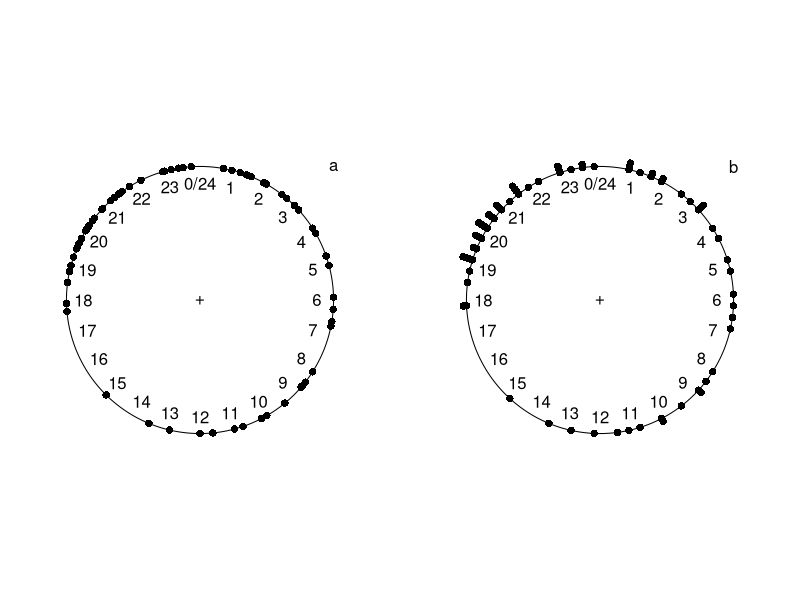
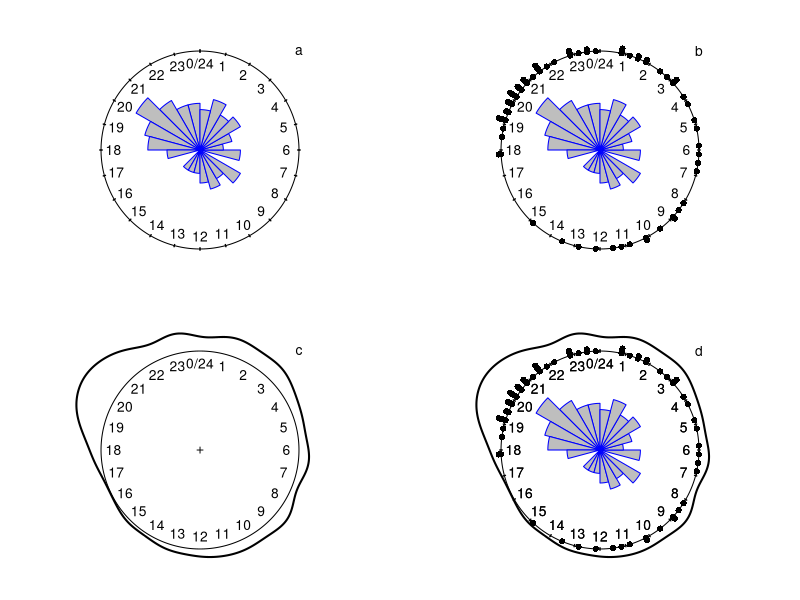
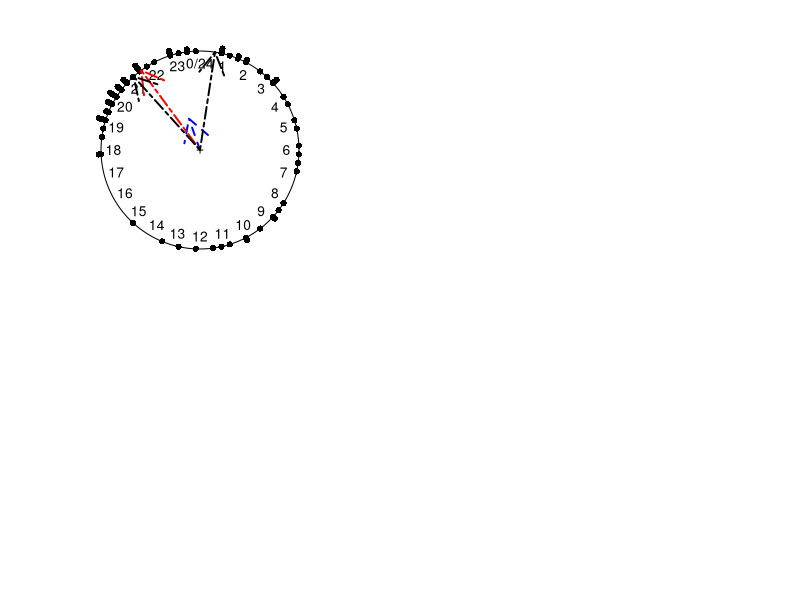
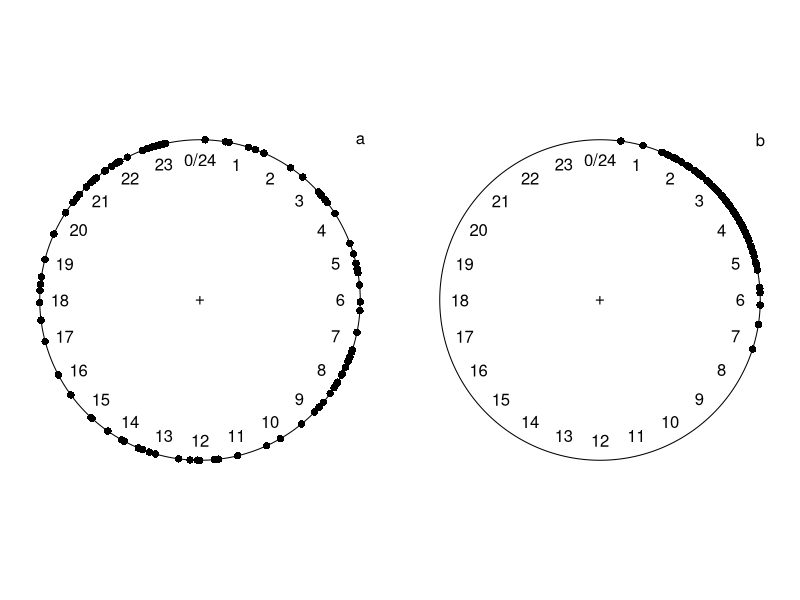
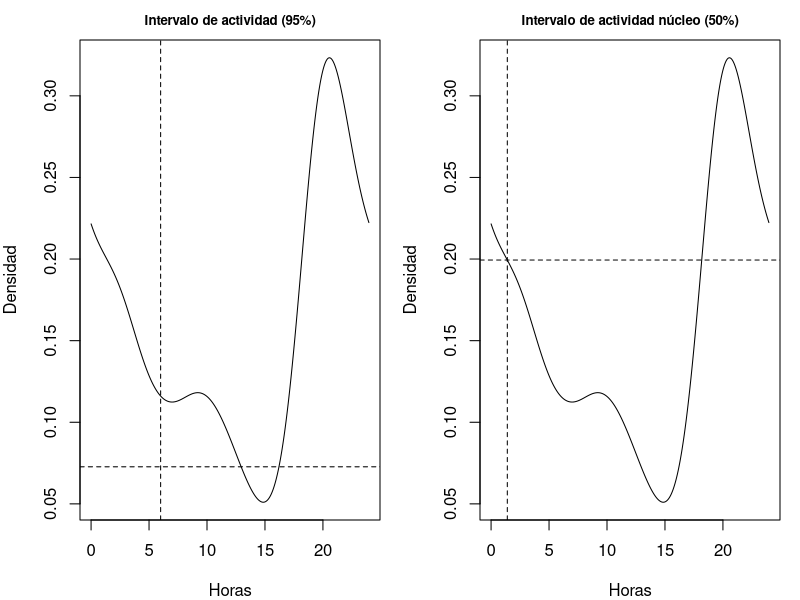

Recreate these plots in R, in order.
##############################################################
# Mandujano, S. y L.A. Pérez-Solano. (Eds.). 2019. Fototrampeo en R: organización y análisis de datos. Volumen I. Instituto de Ecología A.C., Xalapa, Ver., México. 248 pp. ISBN: 978-607-7579-90-8
########################################################
# CAPÍTULO 10
# Análisis de la actividad: circular
# Mariano Avendaño
########################################################

library(circular)

base <- read.csv("Cap.10/BASE_ACTIVIDAD.csv", header = T)
View(base)

coyote <- subset(base, base$Especies == "Canis latrans")
conejo <- subset(base, base$Especies == "Sylvilagus floridanus")

coy_circular <- circular(coyote$Hora_Decimal, units = "hour", template = "clock24", rotation = "clock", zero = pi/2)
head(coy_circular, 5)

con_circular <- circular(conejo$Hora_Decimal, units = "hour", template = "clock24", rotation = "clock", zero = pi/2)
head(con_circular, 5)

#Fig. 10.3
par(mfrow = c(1,2), mar = c(1,1,1,1))
plot.circular(coy_circular, shrink = 1.2)
text(x = 1, y = 1, labels = "a")
plot.circular(coy_circular, shrink = 1.2, stack = T)
text(x = 1, y = 1, labels = "b")

#Fig. 4:
par(mfrow = c(2, 2), mar = c(1, 1, 1, 1))

#Figura 4a
rose.diag(coy_circular, bins = 24, ticks = T, prop = 2, pch = 21, border = "blue", col = "gray", shrink = 1.2) 
text(x = 1, y = 1, labels = "a")
rose.diag(coy_circular, bins = 24, ticks = T, prop = 2, pch = 21, border = "blue", col = "gray", shrink = 1.2) 

#Figura 4b
points.circular(coy_circular, stack = T)  
text(x = 1, y = 1, labels = "b")
plot(density.circular(coy_circular, bw=40), lwd=2, lty=1, main = "", shrink = 1.2) 

#Figura 4c
text(x = 1, y = 1, labels = "c")
plot(density.circular(coy_circular, bw=40), lwd=2, lty=1, main = "", shrink = 1.2) 

#Figura 4d
text(x = 1, y = 1, labels = "d")
points.circular(coy_circular, stack = T) 
rose.diag(coy_circular, bins = 24, ticks = T, prop = 2, pch = 21, border = "blue", col = "gray", add = T) 

mean.circular(coy_circular) 
median.circular(coy_circular) 

rho.circular(coy_circular)

angular.deviation(coy_circular) 

sd.circular(coy_circular) 

mle.vonmises.bootstrap.ci(coy_circular, alpha = 0.05, reps = 1000)

#Fig. 10.5
plot.circular(coy_circular, shrink = 1.2, stack = T)

#Graficando la media y longitud de la hora promedio
arrows.circular(mean.circular(coy_circular), rho.circular(coy_circular), x0 = 0, col = "blue", lwd = 1.9, lty = 8) 

#Graficando la mediana
arrows.circular(median.circular(coy_circular), x0 = 0, col = "red", lwd = 1.9, lty = 6) 

#Obtención de los intervalos de confianza
coy_ci <- mle.vonmises.bootstrap.ci(coy_circular, alpha = 0.05, reps = 1000)

#Graficando los intervalos de confianza
arrows.circular(coy_ci$mu.ci, x0 = 0, col = "black", lwd = 1.9, lty = 6)

par(mfrow = c (1, 2))
unif <- rcircularuniform(100)
plot(unif, template = "clock24")
text(x = 1, y = 1, labels = "a")
von <- rvonmises(100, circular(1), 10)
plot(von, template = "clock24")
text(x = 1, y = 1, labels = "b")

options(scipen = 999)

rayleigh.test(coy_circular) 

rao.spacing.test(coy_circular, alpha = 0.05) 

kuiper.test(coy_circular, alpha = 0.05) 

watson.test(coy_circular, alpha = 0.05) 

watson.williams.test(list(coy_circular, con_circular), alpha = 0.05)

watson.two.test(coy_circular, con_circular, alpha = 0.05) 

watson.wheeler.test(list(coy_circular, con_circular), alpha = 0.05) 

base_sd <- base[!duplicated(base$Hora_Decimal), ]

coyote_sd <- subset(base_sd, base$Especies == "Canis latrans")
conejo_sd <- subset(base_sd, base$Especies == "Sylvilagus floridanus")

coy_circular_sd <- circular(coyote_sd$Hora_Decimal, units = "hour", template = "clock24", rotation = "clock", zero = pi/2)
con_circular_sd <- circular(conejo_sd$Hora_Decimal, units = "hour", template = "clock24", rotation = "clock", zero = pi/2)

watson.wheeler.test(list(coy_circular_sd, con_circular_sd), alpha = 0.05)

(coyote95 <- modal.region(coy_circular, q = 0.95, bw = 5))
(coyote50 <- modal.region(coy_circular, q = 0.50, bw = 5))

par(mfrow = c(1,2), mar = c(4,4,2,1))
plot(coyote95, main = "Intervalo de actividad (95%)", ylab = "Densidad", xlab = "Horas", cex.main = 0.8)
plot(coyote50, main = "Intervalo de actividad núcleo (50%)", ylab = "Densidad", xlab = "Horas", cex.main = 0.8)

coy_cone95 <- totalvariation.circular(coy_circular, con_circular, q = 0.95, bw = 5)
coy_cone50 <- totalvariation.circular(coy_circular, con_circular, q = 0.50, bw = 5)

########################################################
# FIN SCRIPT
rm(list = ls()) 
dev.off() 
